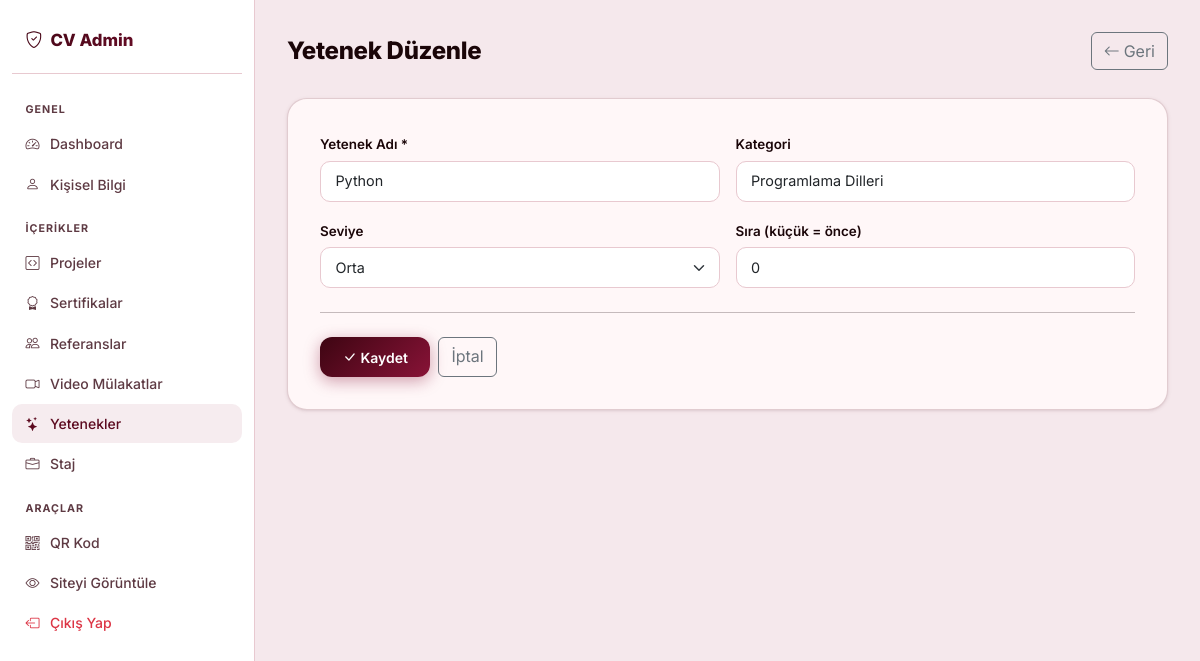
The app's page /admin/yetenek/duzenle/1 (signed in) with its own data.
### app.py (models this page shows)
class Yetenek(db.Model):
    id = db.Column(db.Integer, primary_key=True)
    kategori = db.Column(db.String(100), default='Programlama Dilleri')
    isim = db.Column(db.String(100), nullable=False)
    seviye = db.Column(db.String(50), default='')
    sira = db.Column(db.Integer, default=0)

### app.py (the view, shortened to what this page needs)
@app.route('/admin/yetenek/duzenle/<int:id>', methods=['GET', 'POST'])
@giris_gerekli
def admin_yetenek_duzenle(id):
    yetenek = db.get_or_404(Yetenek, id)
    return render_template('admin/yetenek_form.html', yetenek=yetenek, baslik='Yetenek Düzenle')

### app.py (called while the page is built)
@app.context_processor
def inject_bilgi():
    bilgi = KisiselBilgi.query.first()
    return dict(bilgi=bilgi)

def giris_gerekli(f):
    @wraps(f)
    def decorated(*args, **kwargs):
        if 'admin_id' not in session:
            return redirect(url_for('admin_giris'))
        return f(*args, **kwargs)
    return decorated

### templates/admin/yetenek_form.html (shortened to what this page needs)
{% extends "admin/base.html" %}
{% block content %}
<div class="admin-header d-flex justify-content-between align-items-center">
  <h1>{{ baslik }}</h1>
  <a href="{{ url_for('admin_yetenekler') }}" class="btn btn-outline-secondary">
    <i class="bi bi-arrow-left me-1"></i>Geri
  </a>
</div>
<div class="form-card">
  <form method="POST">
    <div class="row g-3">
      <div class="col-md-6">
        <label class="form-label">Yetenek Adı *</label>
        <input type="text" name="isim" class="form-control" required
               value="{{ yetenek.isim if yetenek else '' }}"
               placeholder="Python, React, Git...">
      </div>
      <div class="col-md-6">
        <label class="form-label">Kategori</label>
        <input type="text" name="kategori" class="form-control"
               value="{{ yetenek.kategori if yetenek else 'Programlama Dilleri' }}"
               list="kategori-list"
               placeholder="Programlama Dilleri, Framework, Araçlar...">
      </div>
      <div class="col-md-6">
        <label class="form-label">Seviye</label>
        <select name="seviye" class="form-select">
          <option value="Orta" {% if yetenek and yetenek.seviye == 'Orta' %}selected{% endif %}>Orta</option>
        </select>
      </div>
      <div class="col-md-6">
        <label class="form-label">Sıra (küçük = önce)</label>
        <input type="number" name="sira" class="form-control" min="0"
               value="{{ yetenek.sira if yetenek else 0 }}">
      </div>
    </div>
    <hr class="my-4">
    <div class="d-flex gap-2">
      <button type="submit" class="btn btn-primary">
        <i class="bi bi-check-lg me-1"></i>Kaydet
      </button>
      <a href="{{ url_for('admin_yetenekler') }}" class="btn btn-outline-secondary">İptal</a>
    </div>
  </form>
</div>
{% endblock %}

### static/css/style.css (style rules this page uses)
:root { --primary: #5c0a1f; --primary-dark: #3d0512; --primary-light: #fce8ed; --accent: #881337; --accent2: #be123c; --gradient: linear-gradient(135deg, #3d0512 0%, #881337 100%); --gradient2: linear-gradient(135deg, #881337 0%, #3d0512 100%); --gradient-warm: linear-gradient(135deg, #5c0a1f 0%, #9b1b30 100%); --text: #1a0508; --text-muted: #5e3a43; --bg: #f5e8ec; --card-bg: #fff7f8; --border: rgba(92,10,31,.18); --border-solid: #e8c9d0; --radius: 20px; --radius-sm: 12px; --shadow: 0 1px 4px rgba(92,10,31,.09), 0 1px 2px rgba(0,0,0,.05); --shadow-md: 0 6px 24px rgba(92,10,31,.18); --shadow-lg: 0 14px 44px rgba(92,10,31,.2); --shadow-xl: 0 24px 64px rgba(92,10,31,.24); --shadow-color: 0 8px 28px rgba(92,10,31,.45); }
* { box-sizing: border-box; }
body { font-family: 'Inter', sans-serif; background: var(--bg); color: var(--text); min-height: 100vh; display: flex; flex-direction: column; }
.btn-primary { background: var(--gradient); border: none; font-weight: 600; font-size: .875rem; border-radius: 12px; padding: .58rem 1.4rem; box-shadow: 0 4px 16px rgba(136,19,55,.4); transition: all .24s cubic-bezier(.34,1.56,.64,1); }
.admin-header { margin-bottom: 1.75rem; }
.admin-header h1 { font-size: 1.5rem; font-weight: 800; margin: 0; letter-spacing: -.3px; }
.form-card { background: var(--card-bg); border: 1.5px solid var(--border); border-radius: var(--radius); padding: 2rem; box-shadow: var(--shadow); }
.form-label { font-weight: 600; font-size: .84rem; color: var(--text); margin-bottom: .4rem; }
.form-control, .form-select { border: 1.5px solid var(--border-solid); border-radius: 10px; font-size: .9rem; padding: .55rem .9rem; transition: border-color .18s, box-shadow .18s; }

### records on screen
Yetenek: isim "Python", kategori "Programlama Dilleri", seviye "Orta", sira "0"

### other values on screen
{{ baslik }} "Yetenek Düzenle"
